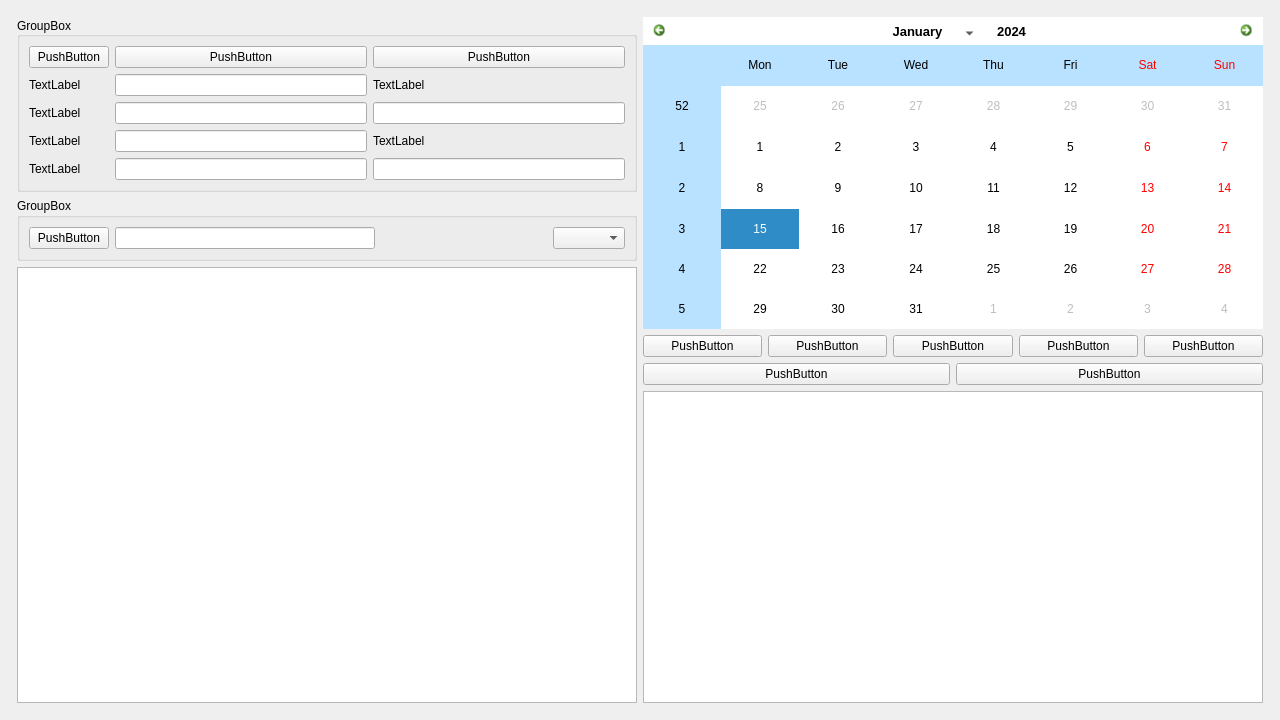
<?xml version="1.0" encoding="UTF-8"?>
<ui version="4.0">
 <class>main</class>
 <widget class="QMainWindow" name="main">
  <property name="geometry">
   <rect>
    <x>0</x>
    <y>0</y>
    <width>1280</width>
    <height>720</height>
   </rect>
  </property>
  <property name="minimumSize">
   <size>
    <width>1280</width>
    <height>720</height>
   </size>
  </property>
  <property name="windowTitle">
   <string>MainWindow</string>
  </property>
  <widget class="QWidget" name="central_widget">
   <layout class="QHBoxLayout" name="horizontalLayout_2">
    <item>
     <layout class="QHBoxLayout" name="main_layout">
      <property name="leftMargin">
       <number>8</number>
      </property>
      <property name="topMargin">
       <number>8</number>
      </property>
      <property name="rightMargin">
       <number>8</number>
      </property>
      <property name="bottomMargin">
       <number>8</number>
      </property>
      <item>
       <layout class="QVBoxLayout" name="left_layout">
        <item>
         <widget class="QGroupBox" name="apprentice_groupBox">
          <property name="minimumSize">
           <size>
            <width>150</width>
            <height>170</height>
           </size>
          </property>
          <property name="title">
           <string>GroupBox</string>
          </property>
          <property name="alignment">
           <set>Qt::AlignLeading|Qt::AlignLeft|Qt::AlignVCenter</set>
          </property>
          <layout class="QGridLayout" name="gridLayout_2">
           <item row="0" column="0">
            <widget class="QPushButton" name="add_apprentice_button">
             <property name="text">
              <string>PushButton</string>
             </property>
            </widget>
           </item>
           <item row="0" column="1">
            <widget class="QPushButton" name="edit_apprentice_button">
             <property name="text">
              <string>PushButton</string>
             </property>
            </widget>
           </item>
           <item row="0" column="2">
            <widget class="QPushButton" name="delete_apprentice_button">
             <property name="text">
              <string>PushButton</string>
             </property>
            </widget>
           </item>
           <item row="1" column="1">
            <widget class="QLineEdit" name="year_edit">
             <property name="minimumSize">
              <size>
               <width>0</width>
               <height>0</height>
              </size>
             </property>
            </widget>
           </item>
           <item row="1" column="2">
            <widget class="QLabel" name="time_label">
             <property name="text">
              <string>TextLabel</string>
             </property>
            </widget>
           </item>
           <item row="2" column="0">
            <widget class="QLabel" name="profession_label">
             <property name="text">
              <string>TextLabel</string>
             </property>
            </widget>
           </item>
           <item row="2" column="1">
            <widget class="QLineEdit" name="category_edit"/>
           </item>
           <item row="2" column="2">
            <widget class="QLineEdit" name="time_edit"/>
           </item>
           <item row="3" column="0">
            <widget class="QLabel" name="first_name_label">
             <property name="text">
              <string>TextLabel</string>
             </property>
            </widget>
           </item>
           <item row="3" column="1">
            <widget class="QLineEdit" name="first_name_edit"/>
           </item>
           <item row="3" column="2">
            <widget class="QLabel" name="vacation_label">
             <property name="text">
              <string>TextLabel</string>
             </property>
            </widget>
           </item>
           <item row="4" column="0">
            <widget class="QLabel" name="last_name_label">
             <property name="text">
              <string>TextLabel</string>
             </property>
            </widget>
           </item>
           <item row="1" column="0">
            <widget class="QLabel" name="year_label">
             <property name="text">
              <string>TextLabel</string>
             </property>
            </widget>
           </item>
           <item row="4" column="2">
            <widget class="QLineEdit" name="vacation_edit"/>
           </item>
           <item row="4" column="1">
            <widget class="QLineEdit" name="last_name_edit"/>
           </item>
          </layout>
         </widget>
        </item>
        <item>
         <widget class="QGroupBox" name="table_groupBox">
          <property name="minimumSize">
           <size>
            <width>150</width>
            <height>50</height>
           </size>
          </property>
          <property name="title">
           <string>GroupBox</string>
          </property>
          <layout class="QHBoxLayout" name="horizontalLayout_5">
           <item>
            <widget class="QPushButton" name="search_button">
             <property name="text">
              <string>PushButton</string>
             </property>
            </widget>
           </item>
           <item>
            <widget class="QLineEdit" name="search_edit">
             <property name="minimumSize">
              <size>
               <width>260</width>
               <height>0</height>
              </size>
             </property>
            </widget>
           </item>
           <item>
            <spacer name="combo_spacer">
             <property name="orientation">
              <enum>Qt::Horizontal</enum>
             </property>
             <property name="sizeType">
              <enum>QSizePolicy::MinimumExpanding</enum>
             </property>
             <property name="sizeHint" stdset="0">
              <size>
               <width>10</width>
               <height>10</height>
              </size>
             </property>
            </spacer>
           </item>
           <item>
            <widget class="QComboBox" name="sort_comboBox"/>
           </item>
          </layout>
         </widget>
        </item>
        <item>
         <widget class="QTableWidget" name="apprentice_list"/>
        </item>
       </layout>
      </item>
      <item>
       <layout class="QVBoxLayout" name="right_layout">
        <item>
         <widget class="QCalendarWidget" name="calendar">
          <property name="styleSheet">
           <string notr="true">/* Style for header area  ####################################################*/ 

QCalendarWidget QWidget {
	 alternate-background-color: #B8E2FF;
}

/* style for top navigation area ###############################################*/ 

#qt_calendar_navigationbar {
    background-color: #fff;
	/*border: 2px solid  #B8E2FF;*/
	border-bottom: 0px;
	/*border-top-left-radius: 5px;
	border-top-right-radius: 5px;*/
}

/* style for month change buttons ############################################ */

#qt_calendar_prevmonth, 
#qt_calendar_nextmonth {
	/* border delete */
    border: none;  
    /* delete default icons */
	qproperty-icon: none; 
	
    min-width: 13px;
    max-width: 13px;
    min-height: 13px;
    max-height: 13px;

    border-radius: 5px; 
	/* set background transparent */
    background-color: transparent; 
	padding: 5px;
}

/* style for pre month button ############################################ */

#qt_calendar_prevmonth {
	/* set text for button */
	/*qproperty-text: &quot;&gt;&quot;;*/
	margin-left:5px;
	image: url(:/icons/arrow_left.ico);
}

/* style for next month button ########################################### */
#qt_calendar_nextmonth {
	margin-right:5px;
	image: url(:/icons/arrow_right.ico);
    /* qproperty-text: &quot;&gt;&quot;; */
}
#qt_calendar_prevmonth:hover, 
#qt_calendar_nextmonth:hover {
    background-color: #55aaff;
}

#qt_calendar_prevmonth:pressed, 
#qt_calendar_nextmonth:pressed {
    background-color: rgba(235, 235, 235, 100);
}


/* Style for month and yeat buttons #################################### */

#qt_calendar_yearbutton {
    color: #000;
	margin:5px;
    border-radius: 5px;
	font-size: 13px;
	padding:0px 10px;
}

 #qt_calendar_monthbutton {
	width: 110px;
    color: #000;
	font-size: 13px;
	margin:5px 0px;
    border-radius: 5px;
	padding:0px 2px;
}

#qt_calendar_yearbutton:hover, 
#qt_calendar_monthbutton:hover {
    background-color: #55aaff;
}

#qt_calendar_yearbutton:pressed, 
#qt_calendar_monthbutton:pressed {
    background-color: rgba(235, 235, 235, 100);
}

/* Style for year input lineEdit ######################################*/

#qt_calendar_yearedit {
    min-width: 53px;
    color: #000;
    background: transparent;
	font-size: 13px;
}

/* Style for year change buttons ######################################*/

#qt_calendar_yearedit::up-button { 
	image: url(:/icons/arrow_top.ico);
    subcontrol-position: right;
}

#qt_calendar_yearedit::down-button { 
	image: url(:/icons/arrows/arrow_down.ico);
    subcontrol-position: left; 
}

#qt_calendar_yearedit::down-button, 
#qt_calendar_yearedit::up-button {
	width:10px;
	padding: 0px 5px;
	border-radius:3px;
}

#qt_calendar_yearedit::down-button:hover, 
#qt_calendar_yearedit::up-button:hover {
	background-color: #55aaff;
}

/* Style for month select menu ##################################### */

#calendarWidget QToolButton QMenu {
     background-color: white;

}
#calendarWidget QToolButton QMenu::item {
	/*padding: 10px;*/
}
 #calendarWidget QToolButton QMenu::item:selected:enabled {
    background-color: #55aaff;
}

#calendarWidget QToolButton::menu-indicator {
	/* Remove toolButton arrow */
      /*image: none; */
	nosubcontrol-origin: margin;
	subcontrol-position: right center;
	margin-top: 10px;
	width:20px;
}

/* Style for calendar table ########################################## */
#qt_calendar_calendarview {
	/* Remove the selected dashed box */
    outline: 0px;
	/*curved borders*/
	/*border-bottom-left-radius: 5px;
	border-bottom-right-radius: 5px;
	border: 2px solid  #B8E2FF;
	border-top: 0px;*/
	
}

#qt_calendar_calendarview::item:hover {
   border-radius:5px;
	background-color:#aaffff;
}

#qt_calendar_calendarview::item:selected {
    background-color: #55aa7f; 
	border-radius:5px;
}
</string>
          </property>
         </widget>
        </item>
        <item>
         <layout class="QHBoxLayout" name="horizontalLayout">
          <item>
           <widget class="QPushButton" name="vacation_button">
            <property name="text">
             <string>PushButton</string>
            </property>
           </widget>
          </item>
          <item>
           <widget class="QPushButton" name="sick_button">
            <property name="text">
             <string>PushButton</string>
            </property>
           </widget>
          </item>
          <item>
           <widget class="QPushButton" name="time_button">
            <property name="text">
             <string>PushButton</string>
            </property>
           </widget>
          </item>
          <item>
           <widget class="QPushButton" name="school_button">
            <property name="text">
             <string>PushButton</string>
            </property>
           </widget>
          </item>
          <item>
           <widget class="QPushButton" name="department_button">
            <property name="text">
             <string>PushButton</string>
            </property>
           </widget>
          </item>
         </layout>
        </item>
        <item>
         <layout class="QHBoxLayout" name="horizontalLayout_4">
          <property name="leftMargin">
           <number>0</number>
          </property>
          <item>
           <widget class="QPushButton" name="delete_event_button">
            <property name="text">
             <string>PushButton</string>
            </property>
           </widget>
          </item>
          <item>
           <widget class="QPushButton" name="edit_event_button">
            <property name="text">
             <string>PushButton</string>
            </property>
           </widget>
          </item>
         </layout>
        </item>
        <item>
         <widget class="QListWidget" name="event_list"/>
        </item>
       </layout>
      </item>
     </layout>
    </item>
   </layout>
  </widget>
 </widget>
 <resources>
  <include location="../resource.qrc"/>
 </resources>
 <connections/>
</ui>
